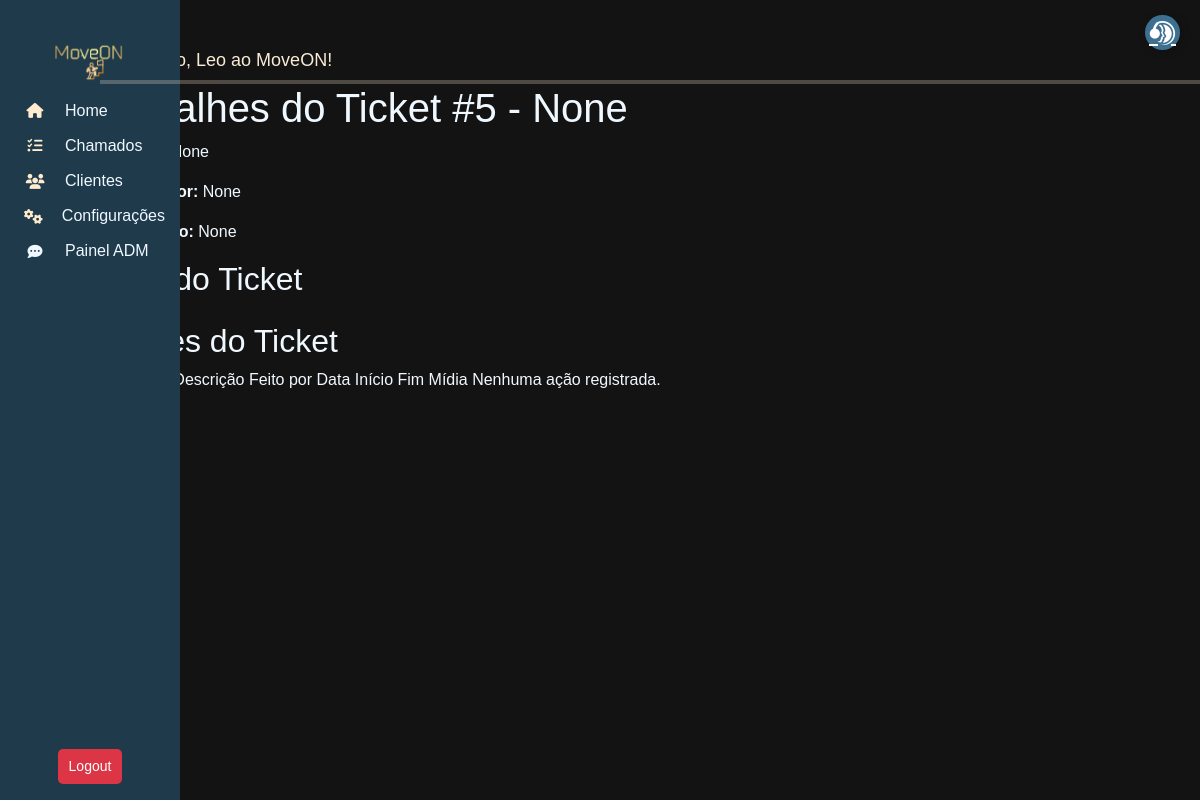
The app's page /move/tickets/detail/5 (signed in), older data.
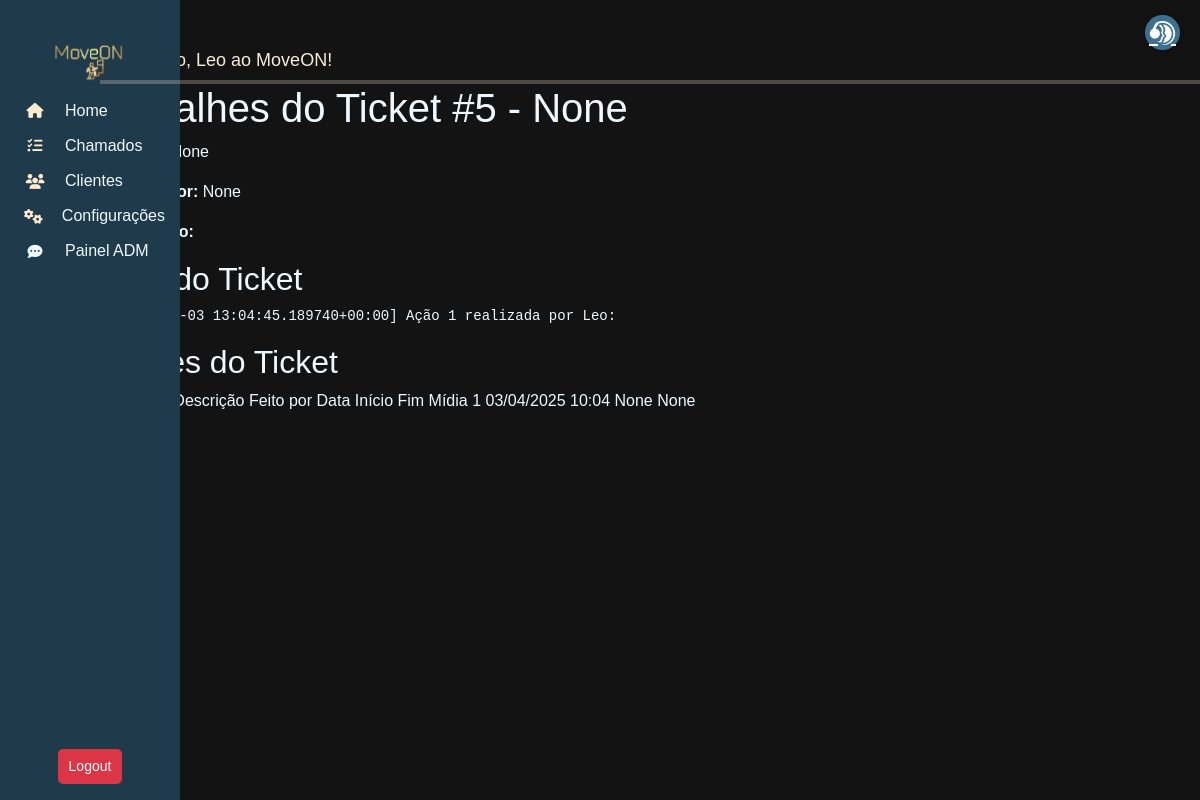
The same page, newer data.
### move_on/models.py (models this page shows, shortened)
class Ticket(models.Model):
    client = models.ForeignKey(Profile, on_delete=models.PROTECT, related_name="tickets", null=True, blank=True)
    created_by = models.ForeignKey(User, on_delete=models.CASCADE, related_name="created_tickets", null=True, blank=True)
    assigned_team = models.ForeignKey(Team, on_delete=models.SET_NULL, null=True, blank=True, related_name="tickets")
    sla = models.ForeignKey(SLA, on_delete=models.SET_NULL, null=True, blank=True)
    title = models.CharField("Título", max_length=255, null=True, blank=True)
    description = models.TextField("Descrição", null=True, blank=True)
    status = models.ForeignKey(TicketStatus, on_delete=models.SET_NULL, null=True, blank=True)
    created_at = models.DateTimeField("Criado em", auto_now_add=True)
    updated_at = models.DateTimeField("Atualizado em", auto_now=True)
    due_date = models.DateTimeField("Previsão", null=True, blank=True)
    category = models.ForeignKey(Category, on_delete=models.CASCADE, blank=True, null=True)
    log = models.TextField("Log de Alterações", blank=True)
    class Meta:
        db_table = "tickets"

class TicketAction(models.Model):
    ticket = models.ForeignKey(Ticket, on_delete=models.CASCADE, related_name="actions")
    action_number = models.IntegerField("Número da Ação")
    performed_by = models.ForeignKey(User, on_delete=models.CASCADE)
    description = models.TextField("Descrição da Ação")
    assigned_team = models.ForeignKey(Team, on_delete=models.SET_NULL, null=True, blank=True)
    action_date = models.DateTimeField("Data da Ação", default=timezone.now)
    action_start_time = models.TimeField("Hora de Início", null=True, blank=True)
    action_end_time = models.TimeField("Hora de Fim", null=True, blank=True)
    audio = models.FileField(upload_to="tickets/audios/", null=True, blank=True)
    image = models.ImageField(upload_to="tickets/images/", null=True, blank=True)
    class Meta:
        db_table = "ticket_actions"
        ordering = ["action_number"]

### move_on/views.py (the view, shortened to what this page needs)
# urls.py: path('tickets/detail/<int:pk>', TicketDetailView.as_view(), name="ticket_detail"),
class TicketDetailView(LoginRequiredMixin, DetailView):
        model = Ticket
        template_name = "tickets/ticket_detail.html"
        context_object_name = "ticket"
        def get_context_data(self, **kwargs):
            context = super().get_context_data(**kwargs)
            context["actions"] = self.object.actions.all()  # Pegando todas as ações do ticket
            return context

### move_on/templates/Tickets/ticket_detail.html (shortened to what this page needs)
{% extends "Menu/menu.html" %} {% block content %}
<div class="container" style="color: aliceblue;">
  <h1>Detalhes do Ticket #{{ ticket.id }} - {{ ticket.title }}</h1>
  <p><strong>Status:</strong> {{ ticket.status }}</p>
  <p><strong>Criado por:</strong> {{ ticket.created_by }}</p>
  <p><strong>Descrição:</strong> {{ ticket.description }}</p>
  <h2>Log do Ticket</h2>
  <pre>{{ ticket.log }}</pre>
  <h2>Ações do Ticket</h2>
  <table-responsive border="1">
    <tr>
      <th>Descrição</th>
      <th>Feito por</th>
      <th>Data</th>
      <th>Início</th>
      <th>Fim</th>
      <th>Mídia</th>
    </tr>
    {% for action in ticket.actions.all %}
    <tr>
      <td>{{ action.action_number }}</td>
      <td>{{ action.action_date|date:"d/m/Y H:i" }}</td>
      <td>{{ action.action_start_time }}</td>
      <td>{{ action.action_end_time }}</td>
    </tr>
    {% empty %}
    <tr>
      <td colspan="7">Nenhuma ação registrada.</td>
    </tr>
    {% endfor %}
</div>
{% endblock %}

Row changes from the older to the newer data that the page shows:
changed Ticket "None": log (not shown) → "[2025-04-03 13:04:45.189740+00:00] Ação 1 realizada por Leo:"; description "None" → (not shown)
added TicketAction: action_number "1", action_date "03/04/2025 10:04", action_start_time "None", action_end_time "None"
Text that changed along with them:
text no longer shown: "Nenhuma ação registrada."
